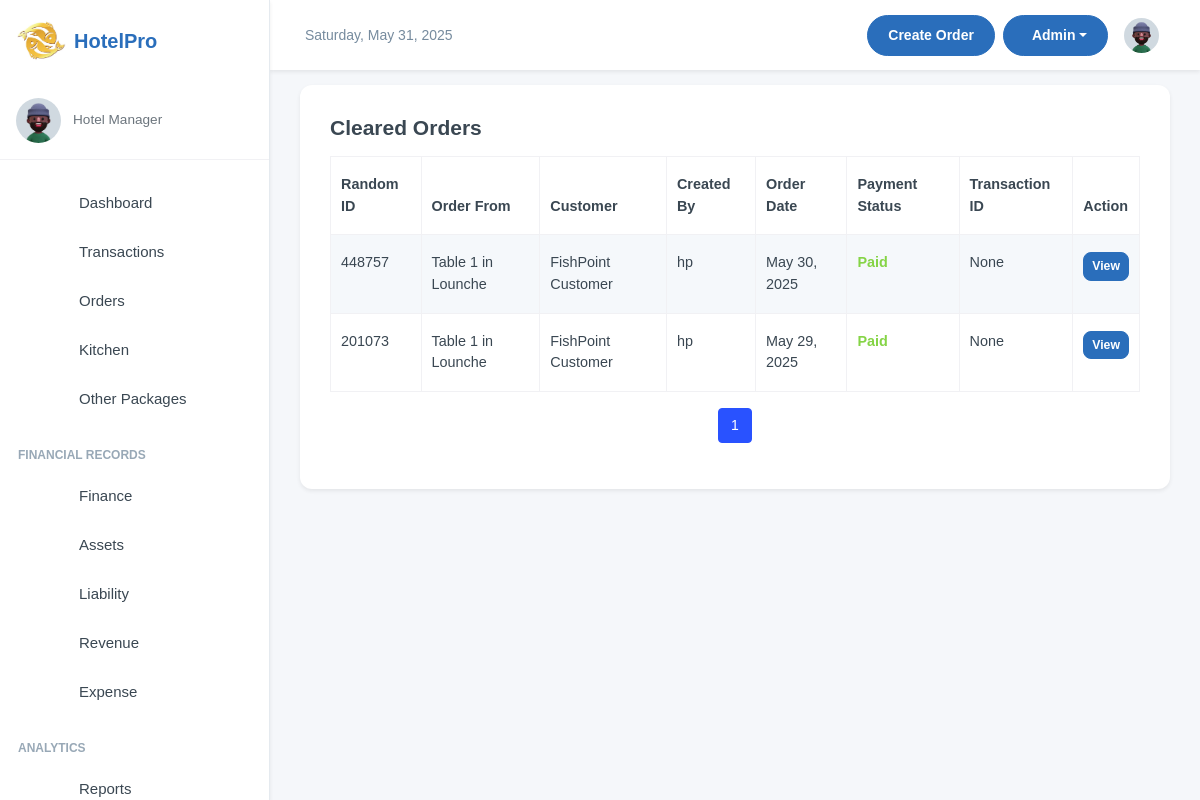
Page /manager/cleared_transactions/ (signed in) on the earlier database version.
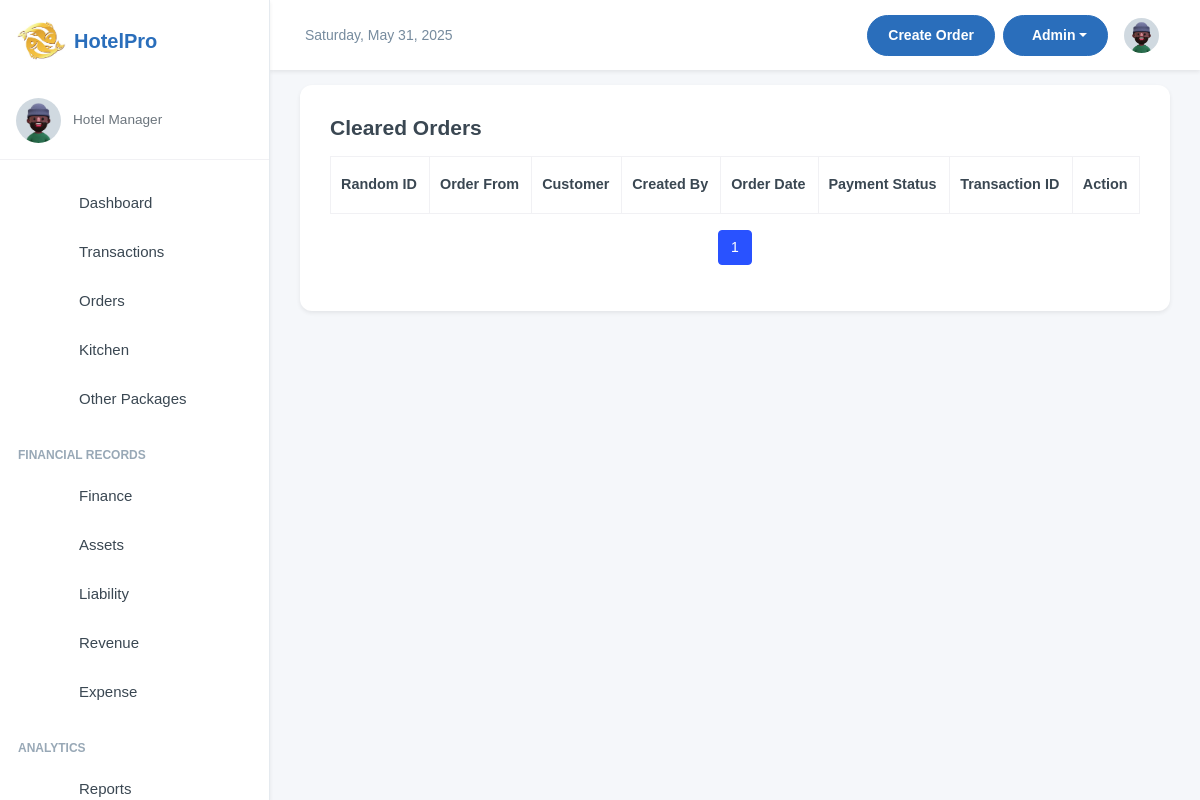
Same page on the later database version.
### inventory/models.py (models this page shows, shortened)
class OrderTransaction(models.Model):
    pay_mode = (
        ("NO PAYMENT", "NO PAYMENT"),
        ("CASH", "CASH"),
        ("MOMO PAY", "MOMO PAY"),
        ("AIRTEL PAY", "AIRTEL PAY"),
        ("BANK CARD", "BANK CARD"),
    )
    random_id = models.CharField(max_length=6, unique=True, editable=False, default=generate_random_id)
    customer_name = models.CharField(max_length=255, blank=True, null=True, default="FishPoint Customer")
    served_by = models.CharField(
        max_length=255, blank=True, null=True, default="Waitress")
    dining_area = models.ForeignKey(DiningArea, on_delete=models.SET_NULL, null=True, blank=True)
    table = models.ForeignKey(Table, on_delete=models.SET_NULL, null=True, blank=True )
    special_notes = models.TextField(default="Null")
    created = models.DateField(auto_now_add=True, blank=True, null=True)
    payment_mode = models.CharField(default="NO PAYMENT", max_length=50, choices=pay_mode)
    transaction_id = models.CharField(blank=True, null=True, max_length=100)
    created_by = models.ForeignKey(User, on_delete=models.SET_NULL, null=True, blank=True)
    updated = models.DateField(auto_now=True, blank=True, null=True)
    class Meta:
        ordering = ['-created']

class Table(models.Model):
    table_number = models.IntegerField()
    dining_area = models.ForeignKey(DiningArea, on_delete=models.CASCADE, related_name='tables')
    capacity = models.IntegerField()  # Number of seats at the table
    is_available = models.BooleanField(default=True)
    def __str__(self):
        return f"Table {self.table_number} in {self.dining_area.name}"

class DiningArea(models.Model):
    name = models.CharField(max_length=255)
    description = models.TextField(blank=True, null=True)

### inventory/views.py (the view)
# urls.py: path('cleared_transactions/', views.clearedTransactions, name='cleared_transactions'),
@login_required(login_url="/user/login/")
def clearedTransactions(request):
    orders_list = OrderTransaction.objects.filter(payment_mode__in=["CASH", "MOMO PAY", "AIRTEL PAY", "BANK CARD"]).order_by('-id')
    paginator = Paginator(orders_list, 10)
    page_number = request.GET.get('page')
    orders_list = paginator.get_page(page_number)
    return render(request, "cleared_order_transactions.html", {"orders_list":orders_list})

### inventory/templates/cleared_order_transactions.html (shortened to what this page needs)
{% extends 'base.html' %}
{% block content %}
<div class="card">
    <div class="card-body">
        <div class="row">
            <h4 class="fw-semibold mb-2"> Cleared Orders</h4>
            <div class="container mt-2">
                <table class="table table-striped table-bordered">
                    <thead class="thead-dark">
                        <tr>
                            <th>Random ID</th>
                            <th>Order From</th>
                            <th>Customer</th>
                            <th>Created By</th>
                            <th>Order Date</th>
                            <th>Payment Status</th>
                            <th>Transaction ID</th>
                            <th>Action</th>
                        </tr>
                    </thead>
                    <tbody>
                        {% for order in orders_list %}
                                <tr>
                                    <td>{{ order.random_id }}</td>
                                    <td> {{ order.table }}</td>
                                    <td>{{ order.customer_name }}</td>
                                    <td>{{ order.created_by }}</td>
                                    <td>{{ order.created }}</td>
                                    <td class="text-success fw-semibold">Paid</td>
                                    <td>{{ order.transaction_id }}</td>
                                    <td>
                                        <a href="/manager/orders_transactions/{{ order.id }}" class="btn btn-primary btn-sm">
                                            View
                                        </a>
                                    </td>
                                </tr>
                        {% endfor %}
                    </tbody>
                </table>
                <nav aria-label="Page navigation">
                    <ul class="pagination justify-content-center">
                        {% for page_num in orders_list.paginator.page_range %}
                        {% if page_num >= orders_list.number|add:-2 and page_num <= orders_list.number|add:2 %} <li
                            class="page-item {% if page_num == orders_list.number %}active{% endif %}">
                            <a class="page-link" href="?page={{ page_num }}">{{ page_num }}</a>
                            </li>
                            {% elif page_num == 1 or page_num == orders_list.paginator.num_pages %}
                            <li class="page-item">
                                <a class="page-link" href="?page={{ page_num }}">{{ page_num }}</a>
                            </li>
                            {% elif page_num == orders_list.number|add:-3 or page_num == orders_list.number|add:3 %}
                            <li class="page-item disabled"><span class="page-link">...</span></li>
                            {% endif %}
                            {% endfor %}
                    </ul>
                </nav>
            </div>
        </div>
    </div>
</div>
{% endblock content %}

Differences in the rows shown:
removed OrderTransaction: random_id "448757", table "Table 1 in Lounche", customer_name "FishPoint Customer", created_by "hp", created "May 30, 2025", transaction_id "None"
removed OrderTransaction: random_id "201073", table "Table 1 in Lounche", customer_name "FishPoint Customer", created_by "hp", created "May 29, 2025", transaction_id "None"
